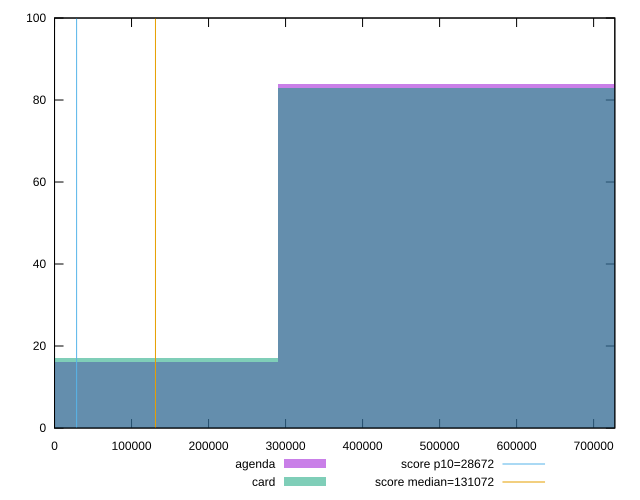

The script that saved this image:
reset

$agenda <<EOF
581039.6014785724 84
0 16
EOF

$card <<EOF
581039.6014785724 83
0 17
EOF

set key outside below
set boxwidth 581039.6014785724
set xrange [0:727521.8476388889]
set yrange [0:100]
set trange [0:100]
set style fill transparent solid 0.5 noborder

set parametric
set terminal svg size 640, 500 enhanced background rgb 'white'
set output "reports/report_00028_2021-02-24T12-49-42.674Z/uses-long-cache-ttl/comparison/histogram/1_vs_2.svg"

plot $agenda title "agenda" with boxes, \
     $card title "card" with boxes, \
     28672,t title "score p10=28672", \
     131072,t title "score median=131072"

reset
